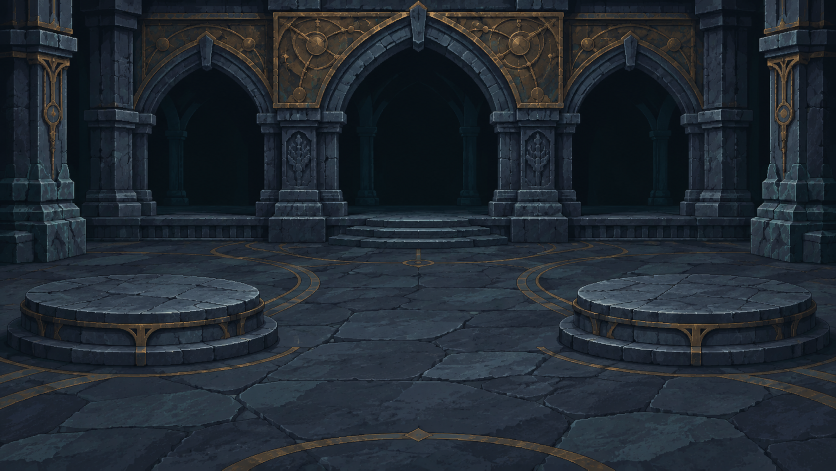
#> input picture web/art-source/obsidian-hall-source.png, 1672 x 941 px (shown at 1/2 size)
$ python make_obsidian_hall.py
#> lines starting #> are read from the running program, lines starting #| are printed output that depends on the picture
#!/usr/bin/env python3
"""Rebuild the pixel-grid room plate and editable .sprite from saved generation.

The generated composition is preserved; conversion is a native-grid area sample
and a 40-colour stone/bronze palette without dithering. No pixels are drawn by code.
"""
from pathlib import Path
from PIL import Image, ImageOps
import io, json, zipfile

ROOT = Path(__file__).resolve().parents[1]
ART = ROOT / 'web/art-source'
OUT = ROOT / 'web/examples'
SIZE = (640, 360)

def png(image):
    buf = io.BytesIO()
    image.save(buf, format='PNG', optimize=True)
    return buf.getvalue()

def main():
    original = Image.open(ART / 'obsidian-hall-source.png').convert('RGB')
#> original is the input picture: PIL image 1672x941 RGB; mean R, G, B 33.6, 41.6, 49.9
    sampled = ImageOps.fit(original, SIZE, method=Image.Resampling.BOX)
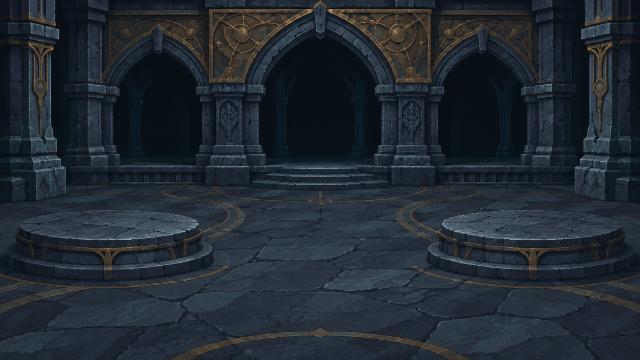
#> sampled: PIL image 640x360 RGB; mean R, G, B 33.8, 41.8, 50.1
    # Quantization retains both the broad stone ramp and the fine bronze relief.
    indexed = sampled.quantize(colors=40, method=Image.Quantize.MEDIANCUT,
                               dither=Image.Dither.NONE)
    color = indexed.convert('RGBA')
    color.save(OUT / 'obsidian-hall.png')
    color.resize((1280, 720), Image.Resampling.NEAREST).save(OUT / 'obsidian-hall-preview.png')
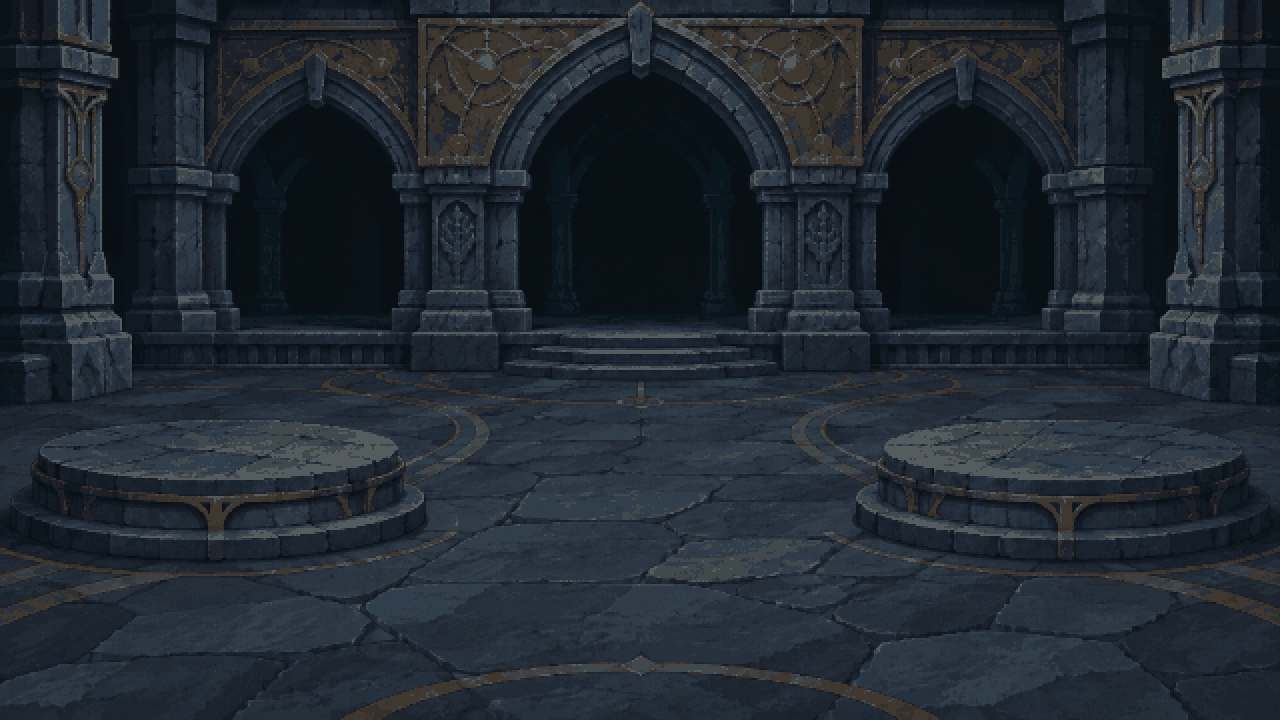
#> saved as obsidian-hall-preview.png: PIL image 1280x720 RGBA; mean R, G, B, A 33.1, 41.4, 49.8, 255
    colors = ['#%02x%02x%02x' % tuple(indexed.getpalette()[i:i+3])
              for i in range(0, 40*3, 3)]
#> colors = 40 items, first 6: '#555c5f', '#42494d', '#3d4144', '#303f4b', '#3f3831', '#303b47'
    (ART / 'obsidian-hall-palette.json').write_text(json.dumps({
        'name':'Obsidian stone and aged bronze', 'colors':colors,
        'sourceSize': list(original.size), 'nativeSize':list(SIZE),
        'conversion':'Centered aspect-preserving area sample; 40-color median cut, no dithering'
    }, indent=2)+'\n')
    images = {
        'room/color.png': color,
        'room/normal.png': Image.new('RGBA', SIZE, (128,128,255,255)),
        'room/surface.png': Image.new('RGBA', SIZE, (255,255,255,255)),
        'room/emission.png': Image.new('RGBA', SIZE, (0,0,0,255)),
    }
    provenance = ('Original composition generated with OpenAI built-in image_gen for Sprite Lab, '
                  '2026-11-09. Prompt and full generated source retained in web/art-source/. '
                  'Native 640x360 conversion by tools/make_obsidian_hall.py. '
                  'No extracted game artwork. Project artwork dedicated under CC0 1.0.')
    document = {
        'format':'sprite-lab', 'version':0, 'name':'Obsidian hall',
        'ticksPerSecond':60, 'required':['core-0'],
        'role':'terrain', 'showcaseOnly':True, 'nativeSize':list(SIZE),
        'anchor':[320,360], 'repeatable':False,
        'properties':{'environment':True,'friction':0.85},
        'provenance':provenance,
        'materials':[{
            'id':'stone','name':'Obsidian and bronze', 'roughness':0.96,
            'metalness':0.0,'transmission':0.0,'emission':0.0,
            'normalStrength':0.0,'reflectivity':0.15
        }],
        'views':[{
            'id':'room','name':'Room',
            'canvas':{'x':0,'y':0,'width':640,'height':360},
            'parts':[{'id':'architecture','name':'Architecture'}],
            'images':[{
                'id':'room','name':'Room','x':0,'y':0,'material':'stone',
                **{channel:f'room/{channel}.png' for channel in ['color','normal','surface','emission']}
            }],
            'animations':[{
                'id':'still','name':'Still','length':60,'looping':True,
                'tracks':[{'part':'architecture','image':[{'tick':0,'value':'room','ease':'step'}]}]
            }]
        }]
    }
    entries = {name:png(im) for name,im in images.items()}
#> in png (call 2), `image.save(buf, format='PNG', optimize=True)`:
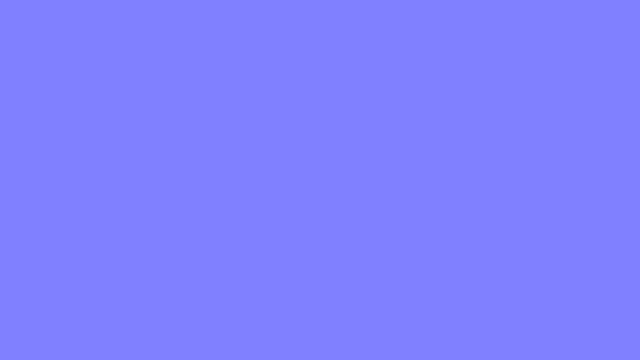
#> image: PIL image 640x360 RGBA; mean R, G, B, A 128, 128, 255, 255
#> in png (call 3), `image.save(buf, format='PNG', optimize=True)`: image: PIL image 640x360 RGBA; every value is 255
#> entries = 4 items
    entries['sprite.json'] = (json.dumps(document,indent=2)+'\n').encode()
    entries['LICENSE.txt'] = (provenance+'\nhttps://creativecommons.org/publicdomain/zero/1.0/\n').encode()
    entries['SOURCE.txt'] = b'Generated source and prompt: web/art-source/obsidian-hall-*\nRebuild: python3 tools/make_obsidian_hall.py\n'
    with zipfile.ZipFile(OUT / 'obsidian-hall.sprite','w') as z:
        for name,data in sorted(entries.items()):
            info=zipfile.ZipInfo(name,(1980,1,1,0,0,0))
            info.compress_type=zipfile.ZIP_STORED if name.endswith('.png') else zipfile.ZIP_DEFLATED
            z.writestr(info,data)
#> this loop made 7 passes
#> name on passes 1 to 7: 'LICENSE.txt', 'SOURCE.txt', 'room/color.png', 'room/emission.png', 'room/normal.png', 'room/surface.png', 'sprite.json'
    (ART / 'obsidian-hall-manifest.json').write_text(json.dumps(document,indent=2)+'\n')
    assert color.size == SIZE
    assert color.getextrema()[3] == (255,255)
    assert len(color.getcolors()) <= 40
    print('Built Obsidian hall: 640x360, 40 colours, fully opaque, flat normals, no emission.')

if __name__ == '__main__':
    main()
